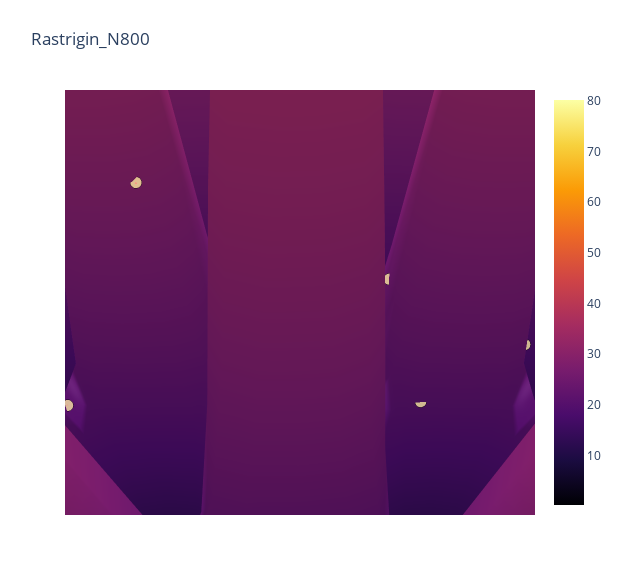

The cell this chart's notebook holds for it:
### Code cell
n = 2
F_ = FND(n)[0]
import os
def optimise_fit_function(F_, n_samples, path):
    name = f"{F_.__str__().split(' ')[0]}_N{n_samples}"
    PATH = os.path.join(path,name)
    if os.path.exists(PATH):
        pass
    else:
        os.mkdir(PATH)
        
    scaler = MinMaxScaler()
    bounds = [[0]*n,[1]*n]
    x_train = halton(bounds, n_samples)
    x_test_ = random_uniform(bounds, 1000)
    f_train = F_(*x_train.T)
    f_test_ = F_(*x_test_.T)
    ds_train = (x_train, scaler.fit_transform(f_train.reshape(-1, 1)).flatten())
    ds_test_ = (x_test_, scaler.transform(f_test_.reshape(-1, 1)).flatten())
    
    def function_to_minimize(**params):
        svr = svr_model(**params)
        svr.fit(*ds_train)
        return - svr.score(*ds_test_)
    
    result = routine_manager.optimise_routine(function_to_minimize, tdmq=True)
    
    skopt.plots.plot_objective(result)
    plt.savefig(PATH+"/"+name+"_objective.pdf", bbox_inches="tight")
    plt.clf()
    plt.cla()
    
    skopt.plots.plot_convergence(result)
    plt.savefig(PATH+"/"+name+"_convergence.pdf", bbox_inches="tight")
    plt.clf()
    plt.cla()
    
    skopt.plots.plot_evaluations(result)
    plt.savefig(PATH+"/"+name+"_evaluations.pdf", bbox_inches="tight")
    plt.clf()
    plt.cla()
    
    optimised_model = svr_model(**routine_manager._get_global_static_params()["function"])
    optimised_model.fit(*ds_train)
    plotly3DsurfModelPerformance(optimised_model, 2, scaler, show_train_scatter=ds_train, save=True, name=name, path=PATH)
    

# optimise_fit_function(F2D()[0], 100, "./notebooks/Experiments/")
# optimise_fit_function(F2D()[0], 200, "./notebooks/Experiments/")

optimise_fit_function(F2D()[0], 300, "./notebooks/Experiments/")
optimise_fit_function(F2D()[0], 400, "./notebooks/Experiments/")
optimise_fit_function(F2D()[0], 500, "./notebooks/Experiments/")
optimise_fit_function(F2D()[0], 600, "./notebooks/Experiments/")
optimise_fit_function(F2D()[0], 700, "./notebooks/Experiments/")
optimise_fit_function(F2D()[0], 800, "./notebooks/Experiments/")
